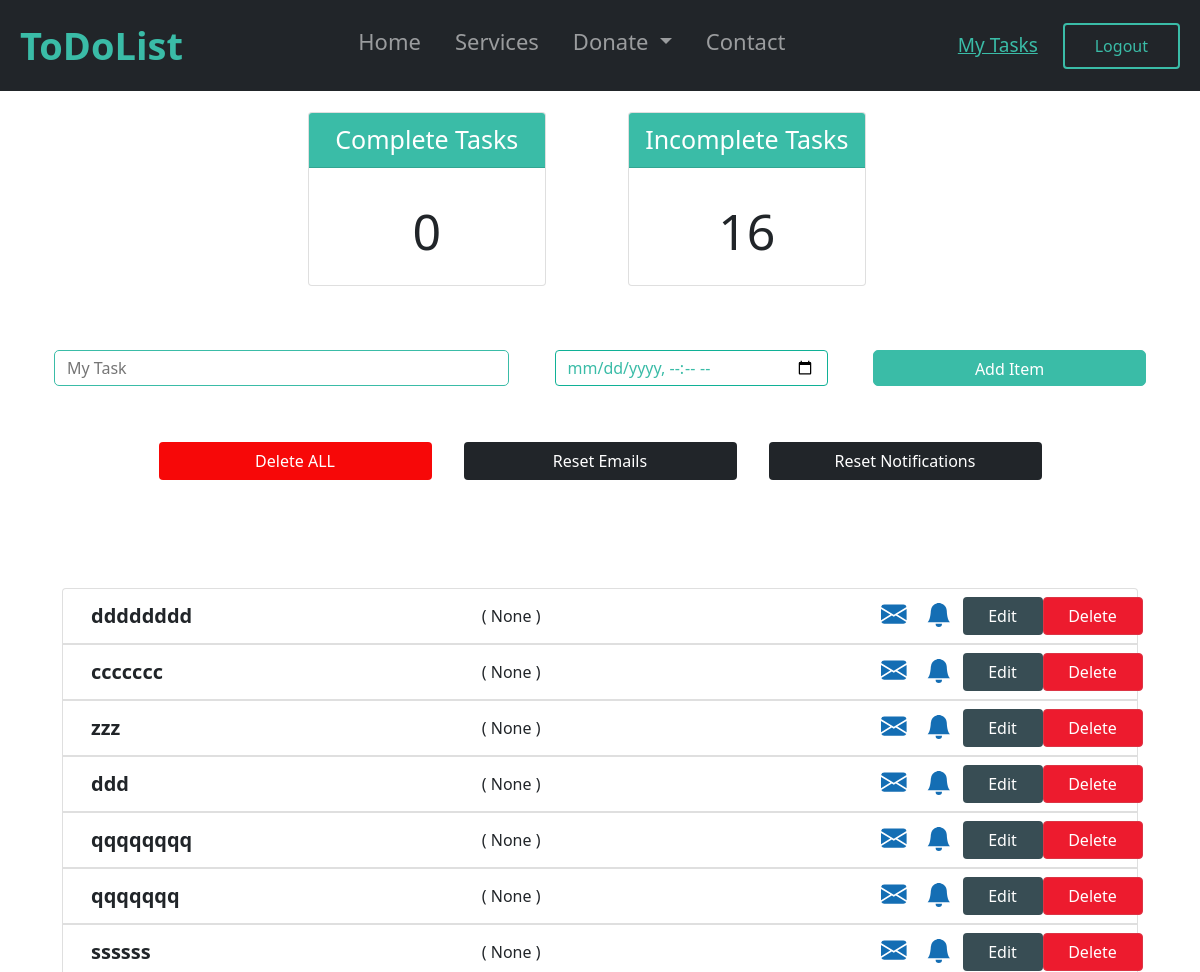
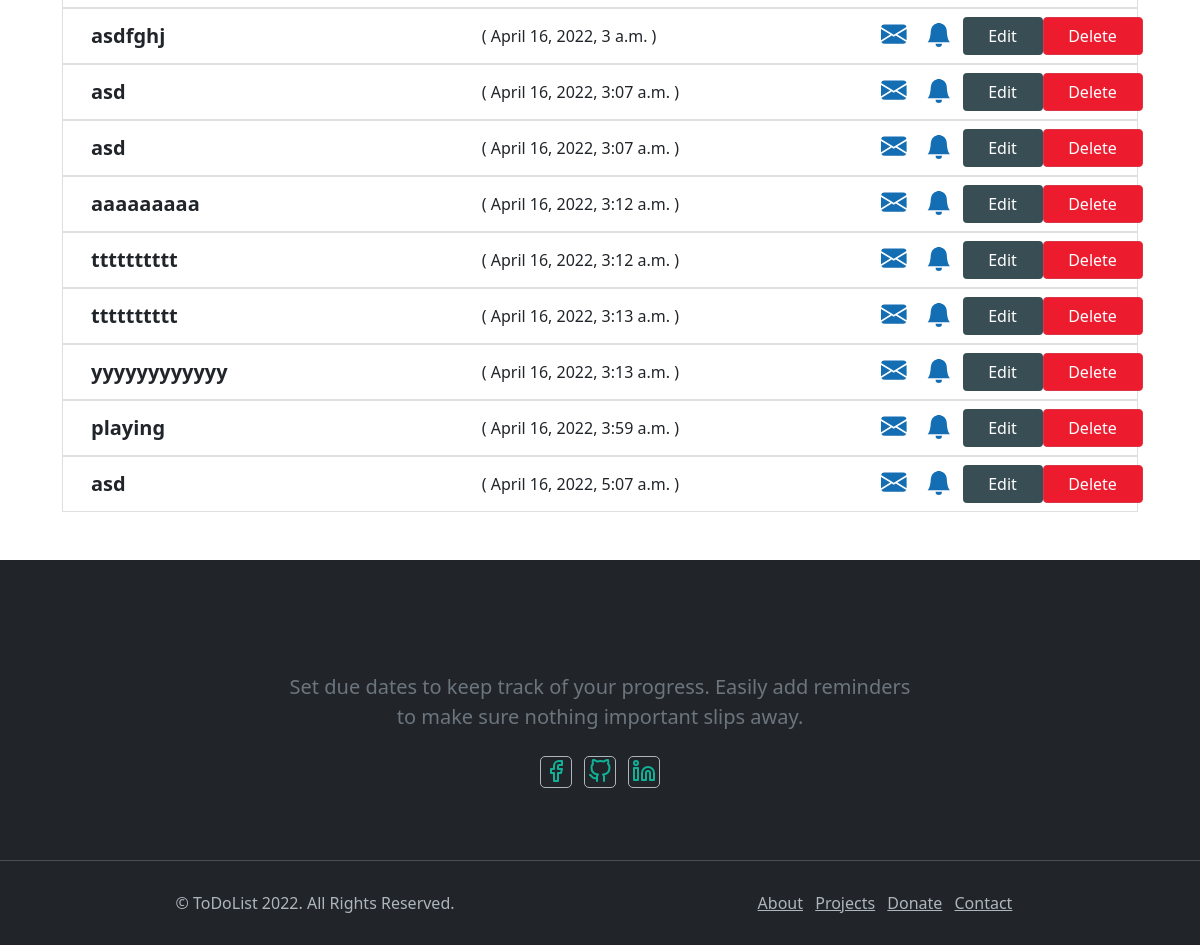
The page /app/ (signed in) on the database its author committed (2 pictures, top to bottom).
### todo/models.py (models this page shows)
class Task(models.Model):
    user = models.ForeignKey(User,on_delete=models.CASCADE,null=True,blank=True)
    title = models.CharField(max_length=200)
    description = models.TextField(null=True,blank=True)
    date = models.DateTimeField(null=True,blank=True)
    complete = models.BooleanField(default=False)
    email = models.BooleanField(default=False)
    notification = models.BooleanField(default=False)
    def __str__(self):
        return self.title
    class Meta:
        ordering = ['date'] # will order tasks depending on if it is complete or not

### todo/views.py (the view, shortened to what this page needs)
# urls.py: path('app/',MainApp.as_view(),name="app"),
class MainApp(LoginRequiredMixin,ListView):
    model = Task
    template_name = 'todo/AppPage.html'
    context_object_name = 'tasks'
    def get_context_data(self,**kwargs):
        context = super(MainApp, self).get_context_data(**kwargs)
        context['tasks'] = context['tasks'].filter(user=self.request.user)
        context['IncompleteCount'] = context['tasks'].filter(complete=False).count()
        context['completeCount'] = context['tasks'].filter(complete=True).count()
        context['form'] = ItemForm(self.request.POST)
        print(context['form'].data.get("title"))
        print(context['form'].data.get("date"))
        if(context['form'].is_valid() ):
            a = context['form'].save(commit=False)
            a.date = django.utils.timezone.now()
            a.user = self.request.user # Set the user object here
            a.save()
        return context

### todo/views.py
class ItemForm(forms.ModelForm):
    class Meta:
        model = Task
        fields = ['title', 'date','user']
    def __init__(self, *args, **kwargs):
            super(ItemForm, self).__init__(*args, **kwargs)
            self.fields['date'].initial= django.utils.timezone.now

### todo/templates/todo/AppPage.html (shortened to what this page needs)
{% extends 'todo/HomePage.html' %}
{% block content %}
    <div class="cards container-fluid row mx-auto justify-content-center mt-5 pt-5 ">
        <div class="complete m-3 col-md-3 ">
            <div class="card text-center ">
                <div class="card-header task-count-header  text-white">
                  Complete Tasks
                </div>
                <div class="card-body">
                  <p class="card-text ">{{completeCount}}</p>
                </div>
              </div>
        </div>
        <div class="incomplete m-3 col-md-3">
            <div class="card text-center">
                <div class="card-header task-count-header  text-white">
                    Incomplete Tasks
                </div>
                <div class="card-body">
                  <p class="card-text">{{IncompleteCount}}</p>
                </div>
              </div>
        </div>
    </div>
   <form class="container row justify-content-center mx-auto"  method="post" action="{% url 'todo:app' %}">
    <input type="text" class="task-inpt mt-5 col-lg-5"  placeholder="My Task" name="title">
    <input type="datetime-local" id="Test_DatetimeLocal " class="date mt-5 mx-auto col-lg-3" name="date">
    <button class="btn col-lg-3   mr-3  item-btn mb-2 mt-5" type="submit">Add Item</button>
  </form>
  <div class="delete_all container d-flex row mx-auto justify-content-center mt-5">
    <button class="reset btn col-lg-3 col-md-3  mx-3 text-white   mb-2" >Delete ALL</button>
    <button class="bg-dark btn col-lg-3 col-md-3  mx-3 text-white mb-2  " >Reset Emails</button>
    <button class="bg-dark btn col-lg-3 col-md-3  mx-3 text-white mb-2  " >Reset Notifications</button>
</div>
  <div class="tasks container-fluid  mx-auto mb-5">
    <ul class="list-group justify-content-center mx-auto ">
      {% for item in tasks %}
        <li class="list-group-item d-flex justify-content-between  align-items-center row">
            <div class="col-lg-4 col-md-10">
                <strong style="font-size: 20px;" id="TaskName{{item.id}}"> {{item }} </strong>
            </div>
            <div class="col-lg-4 col-md-10">
                ( {{item.date}} )
            </div>
            <div class="col-lg-3 mt-1 mt-sm-0 d-flex justify-content-between">
              <a href="#" class="icon">
              </a>
              <a href="#" class="icon">
                <svg xmlns="http://www.w3.org/2000/svg" width="20" height="20" fill="#146eb4" class=" bi bi-alarm-fill" viewBox="4 1 7  15">
                  <path d="M8 16a2 2 0 0 0 2-2H6a2 2 0 0 0 2 2zm.995-14.901a1 1 0 1 0-1.99 0A5.002 5.002 0 0 0 3 6c0 1.098-.5 6-2 7h14c-1.5-1-2-5.902-2-7 0-2.42-1.72-4.44-4.005-4.901z"/>
                </svg>
              </a>
              <form action="" method="">
                  <a href="" type="button" class="edt btn mr-2 mt-1 mt-sm-0" data-toggle="modal" data-target="#editItem" id="edt-btn" onclick="SetInput('{{item.task}}')"> Edit </a>
              </form>
              <form action="" method="post">
                <button type="button" class="del btn btn-danger mt-1 mt-sm-0" > Delete </button>
              </form>
            </div>
        </li>
       {% endfor %}
    </ul>
  </div>
{% endblock %}

### todo/templates/todo/HomePage.html (shortened to what this page needs)
<!DOCTYPE html>
<html lang="en">
    <head>
        <link rel="stylesheet" href="https://use.fontawesome.com/releases/v5.13.0/css/all.css">
        <link rel="stylesheet" href="https://cdnjs.cloudflare.com/ajax/libs/font-awesome/4.7.0/css/font-awesome.min.css">
        <link href="https://cdn.jsdelivr.net/npm/bootstrap-icons@1.4.1/font/bootstrap-icons.css" rel="stylesheet" />
        <link href="https://cdn.jsdelivr.net/npm/bootstrap@5.1.3/dist/css/bootstrap.min.css" rel="stylesheet">
        {% load static %}
        <link href={% static 'css/style.css' %} rel="stylesheet">
    </head>
    <body>
        <header >
            <nav class="navbar navbar-expand-lg  container-fluid navbar  navbar-dark bg-dark">
                <div class="container-fluid nav-bar">
                    <a class="navbar-brand ml-4  mybrand" href="{% url 'todo:home' %}">ToDoList</a>
                  <div class="collapse navbar-collapse" id="navbarSupportedContent">
                    <ul class="navbar-nav mx-auto mb-2 mb-lg-2 ">
                        <li class="nav-item active">
                            <a class="nav-link" href="{% url 'todo:home' %}">Home</a>
                          </li>
                          <li class="nav-item">
                            <a class="nav-link" href="{% url 'todo:about' %}">Services</a>
                          </li>
                         <li class="nav-item dropdown">
                            <a class="nav-link dropdown-toggle" href="{% url 'todo:donate' %}" id="navbarDropdown" role="button" data-bs-toggle="dropdown" aria-expanded="false">
                            Donate
                            </a>
                         </li>
                         <li class="nav-item">
                            <a class="nav-link " href="{% url 'todo:contact' %}">Contact</a>
                          </li>
                    </ul>
                    <li class="nav-item form-inline d-flex">
                        {% if request.user.is_authenticated %}
                        <div class="form-inline d-flex">
                            <a class="link" href="{% url 'todo:app' %}">My Tasks</a>
                            <a class= "btn btn-outline-success btn-sign" href="{% url 'todo:logout' %}">Logout</a>
                        </div>
                        {% else %}
                        <div class="form-inline d-flex">
                            <a class="btn search-nav-btn mx-4 log-btn" href="{% url 'todo:login' %}">Login</a>
                            <a class= "btn btn-outline-success btn-sign"  href="{% url 'todo:register' %}">Signup</a>
                          </div>
                        {% endif %}
                        </li>
                  </div>
                </div>
              </nav>
    </header>
    {% block content %}{% endblock %}
        <link rel="stylesheet" href="https://cdnjs.cloudflare.com/ajax/libs/MaterialDesign-Webfont/5.3.45/css/materialdesignicons.css" />
<footer class="bg-dark py-5 footer1">
    <div class="container">
        <div class="row justify-content-center">
            <div class="col-lg-7 mb-3">
            <div class="text-center">
                    <p class="text-muted para-desc mx-auto mt-5 pt-3" style="font-size:20px;">Set due dates to keep track of your progress. Easily add reminders to make sure nothing important slips away.</p>
                    <ul class="list-unstyled social-icon social mb-0 mt-4">
                        <li class="list-inline-item icon"><a href="#" class="rounded"></a></li>
                        <li class="list-inline-item icon"><a href="#" class="rounded"><img src="{% static 'images/github.svg' %}"> </a></li>
                        <li class="list-inline-item icon"><a href="#" class="rounded"></a></li>
                    </ul>
                </div>
            </div>
        </div>
    </div>
</footer>
<footer class="footer-bar bg-dark">
            <div class="container">
                <div class="row text-center">
                    <div class="col-sm-6 footer-bar">
                        <div class="text-sm-left">
                            <p class="mb-0 footer-text para-desc mx-auto">&copy; ToDoList 2022. All Rights Reserved.</p>
                        </div>
                    </div>
                    <div class="col-sm-6 mt-4 mt-sm-0 pt-2 pt-sm-0">
                        <ul class="list-unstyled terms-service text-sm-right mb-0">
                            <li class="list-inline-item mb-0"><a href="#" class="footer-text mr-2">About</a></li>
                            <li class="list-inline-item mb-0"><a href="#" class="footer-text mr-2">Projects</a></li>
                            <li class="list-inline-item mb-0"><a href="#" class="footer-text mr-2">Donate</a></li>
                            <li class="list-inline-item mb-0"><a href="#" class="footer-text">Contact</a></li>
                        </ul>
                    </div>
                </div>
            </div>
  </footer>
    </body>
</html>

### static/css/style.css (style rules this page uses)
body { margin-top:20px; }
:root { --green: #3ABCA7; --green-dark: #10b196; --green-dark-hover: #0dc5a6; --green-hover: #2ed5ba; }
.navbar { padding: 0.5rem; position: fixed ; z-index: 1; top: 0; }
.navbar .nav-item .nav-link { font-size: 22px; padding:17px; }
.mybrand { font-size: 38px; margin-right: 0.5rem; color: var(--green) !important; font-weight: bold; }
.btn-sign { padding: 9px 30px !important; border-color: var(--green) !important; color: var(--green); }
.link { color: var(--green); text-decoration: underline; padding:5px; margin:auto; padding-right: 25px; font-size: 19px; }
.btn-outline-success { border: 2px solid var(--green) !important; color: var(--green); }
.social-icon.social li a { color: #adb5bd; border-color: #adb5bd; }
.social-icon li a { color: #3c4858; border: 1px solid #3c4858; display: inline-block; height: 32px; text-align: center; font-size: 15px; width: 32px; line-height: 27px; -webkit-transition: all 0.4s ease; transition: all 0.4s ease; overflow: hidden; position: relative; }
.rounded { border-radius: 5px !important; }
footer { position: relative; padding: 50px 0; }
footer.footer-bar { padding: 30px 0; border-top: 1px solid #495057; }
footer .footer-text { color: #adb5bd; -webkit-transition: all 0.5s ease; transition: all 0.5s ease; }
.footer1 { height: 300px; }
.item-btn { border-color: var(--green) !important; color: #0dc5a6; background-color: var(--green) !important; height: 36px; color:white; border-radius: 5px; }
.date { height: 36px; color:var(--green); border-radius: 4px; border: 1px solid var(--green-dark); }
.task-inpt { height: 36px; border: 1px solid var(--green); border-radius: 5px; }
.tasks { margin-top: 100px; }
.list-group-item { background-color: rgb(255, 255, 255); margin-right:50px; margin-left:50px; }
.del { width: 100px; background-color:#ed1b2e !important; }
.edt { width: 80px; background-color: #384d54 !important; color:white; }
.bi { width: 40px; margin-right: 5px; padding-top: 6px; height: 30px; }
.reset { background-color: #f70808 !important; }
.cards { width: 100%; }
.card { font-size: larger; width: 90%; }
.card-header { font-size: 25px; }
.task-count-header { background-color: var(--green); }
.card-text { vertical-align: middle; margin: 10px; text-align: center; font-size: 50px; }
.container-fluid { width: 100% !important; }

### rows shown on the page
Task: title "dddddddd", date "None"
Task: title "ccccccc", date "None"
Task: title "zzz", date "None"
Task: title "ddd", date "None"
Task: title "qqqqqqqq", date "None"
Task: title "qqqqqqq", date "None"
Task: title "ssssss", date "None"
Task: title "asdfghj", date "April 16, 2022, 3 a.m."
Task: title "asd", date "April 16, 2022, 3:07 a.m."
Task: title "asd", date "April 16, 2022, 3:07 a.m."
Task: title "aaaaaaaaa", date "April 16, 2022, 3:12 a.m."
Task: title "tttttttttt", date "April 16, 2022, 3:12 a.m."
Task: title "tttttttttt", date "April 16, 2022, 3:13 a.m."
Task: title "yyyyyyyyyyyy", date "April 16, 2022, 3:13 a.m."
Task: title "playing", date "April 16, 2022, 3:59 a.m."
Task: title "asd", date "April 16, 2022, 5:07 a.m."

### other values the page prints
{{ completeCount }} "0"
{{ IncompleteCount }} "16"
